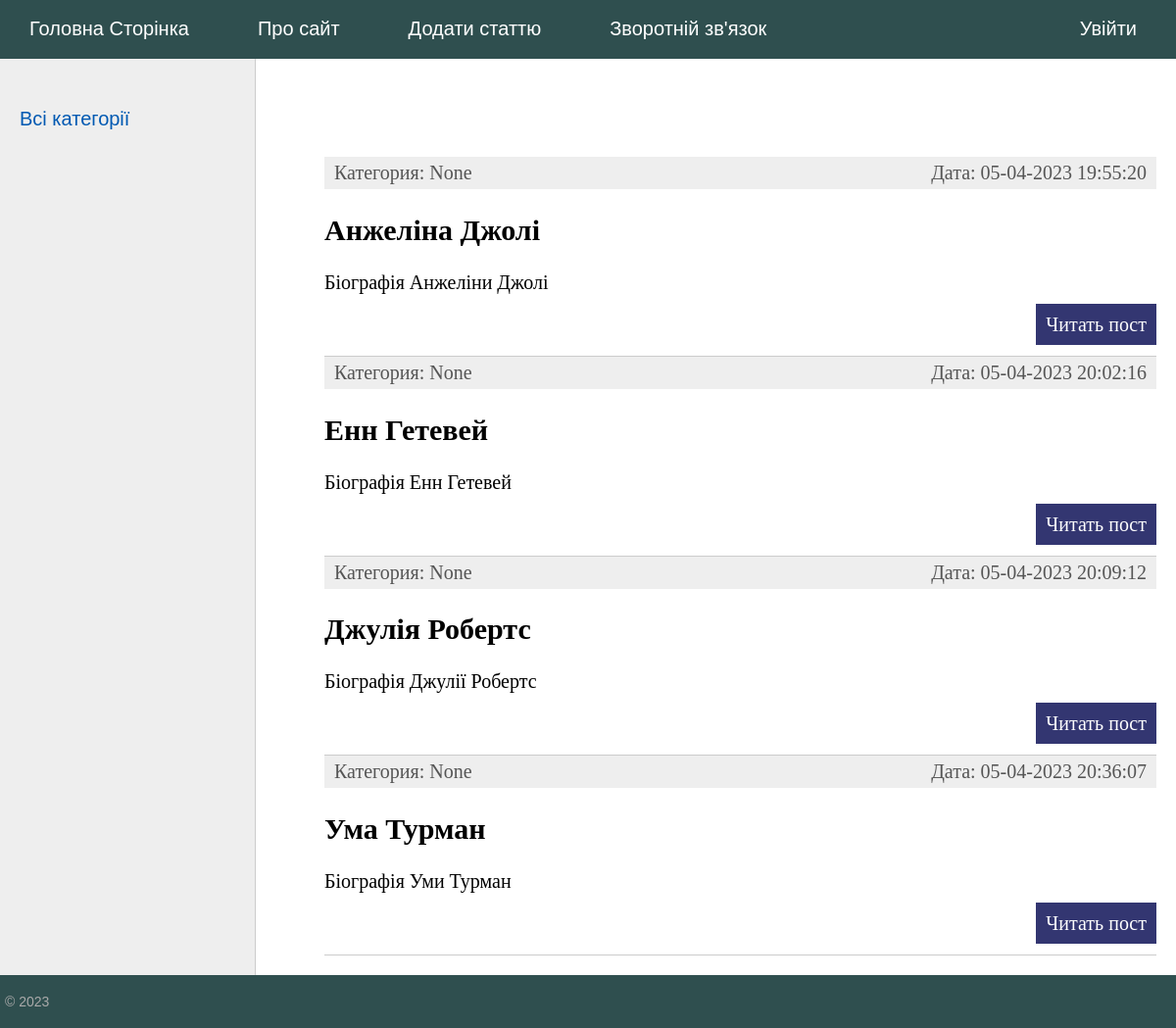
The app's page /, older data.
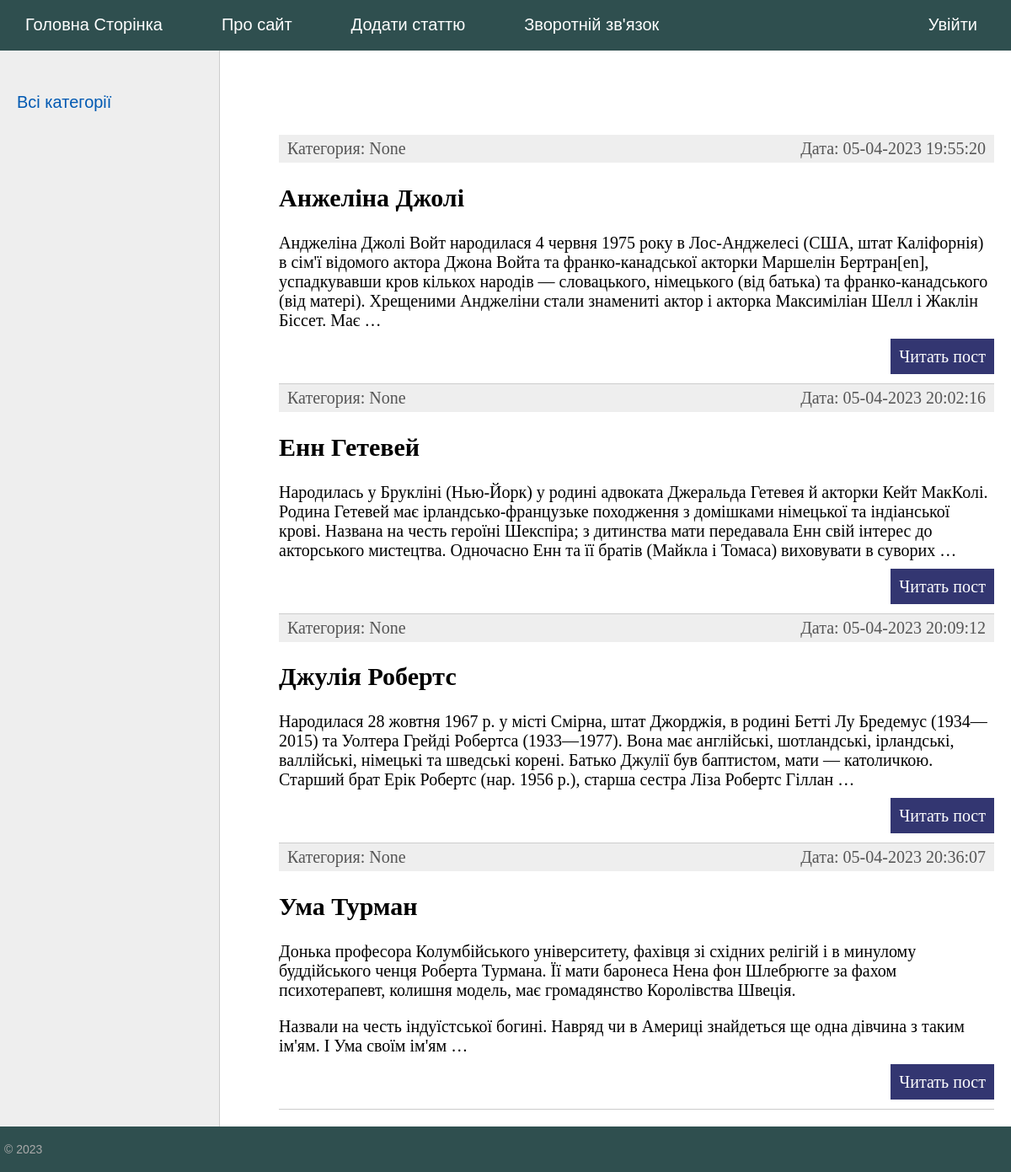
The same page, newer data.
### women/models.py (models this page shows, shortened)
class Women(models.Model):
    title = models.CharField(max_length=255, verbose_name='Заголовок')
    content = models.TextField(blank=True, verbose_name='Текст статті')
    photo = models.ImageField(upload_to="photos/%Y/%m/%d/", verbose_name='Фото')
    time_create = models.DateTimeField(auto_now_add=True, verbose_name='Час створення')
    time_update = models.DateTimeField(auto_now=True, verbose_name='Час внесення змін')
    is_published = models.BooleanField(default=True, verbose_name='Публікація')
    cat = models.ForeignKey('Category', on_delete=models.PROTECT, null=True, verbose_name='Категорія')
    def get_absolute_url(self):
        return reverse('post', kwargs={'post_id': self.pk})
    class Meta:
        verbose_name = 'Відомі жінки'
        verbose_name_plural = 'Відомі жінки'
        ordering = ['time_create', 'title']

### women/views.py (the view)
# urls.py: path('', index, name='home'),
def index(request):
    posts = Women.objects.all()
    cats = Category.objects.all()
    context = {
        'posts': posts,
        'menu': menu,
        'title': 'Головна сторінка',
        'cats': cats,
        'cat_selected': 0,
    }
    return render(request, 'women/index.html', context=context)

### women/templates/women/index.html (shortened to what this page needs)
{% extends 'women/base.html' %}
{% block content %}
<ul class="list-articles">
	{% for p in posts %}
			<li><div class="article-panel">
	<p class="first">Категория: {{p.cat}}</p>
	<p class="last">Дата: {{p.time_update|date:"d-m-Y H:i:s"}}</p>
</div>
				<h2>{{p.title}}</h2>
	{% autoescape on %}
	{{p.content|linebreaks|truncatewords:50}}
	{% endautoescape %}
			<p class="link-read-post"><a href="{{ p.get_absolute_url }}">Читать пост</a></p>
			</li>
	{% endfor %}
</ul>
{% endblock %}і

Row changes from the older to the newer data that the page shows:
changed Women "Анжеліна Джолі": content "Біографія Анжеліни Джолі" → "Анджеліна Джолі Войт народилася 4 червня 1975 року в Лос-Анджелесі (США, штат Каліфорнія) в сім'ї відомого актора Джона Войта та франко-канадської акторки Маршелін Бертран[en], успадкувавши кров кількох народів — словацького, німецького (від батька) та франко-канадського (від матері). Хрещеними Анджеліни стали знамениті актор і акторка Максиміліан Шелл і Жаклін Біссет. Має …"
changed Women "Енн Гетевей": content "Біографія Енн Гетевей" → "Народилась у Брукліні (Нью-Йорк) у родині адвоката Джеральда Гетевея й акторки Кейт МакКолі. Родина Гетевей має ірландсько-французьке походження з домішками німецької та індіанської крові. Названа на честь героїні Шекспіра; з дитинства мати передавала Енн свій інтерес до акторського мистецтва. Одночасно Енн та її братів (Майкла і Томаса) виховувати в суворих …"
changed Women "Джулія Робертс": content "Біографія Джулії Робертс" → "Народилася 28 жовтня 1967 р. у місті Смірна, штат Джорджія, в родині Бетті Лу Бредемус (1934—2015) та Уолтера Грейді Робертса (1933—1977). Вона має англійські, шотландські, ірландські, валлійські, німецькі та шведські корені. Батько Джулії був баптистом, мати — католичкою. Старший брат Ерік Робертс (нар. 1956 р.), старша сестра Ліза Робертс Гіллан …"
changed Women "Ума Турман": content "Біографія Уми Турман" → "Донька професора Колумбійського університету, фахівця зі східних релігій і в минулому буддійського ченця Роберта Турмана. Її мати баронеса Нена фон Шлебрюгге за фахом психотерапевт, колишня модель, має громадянство Королівства Швеція. Назвали на честь індуїстської богині. Навряд чи в Америці знайдеться ще одна дівчина з таким ім'ям. І Ума своїм ім'ям …"
